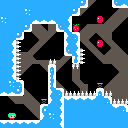

A 2D game scene composited from a Tiled map and its tileset images. What follows is a short description and the map's XML, with every tile layer's data as written:
An orthogonal 16x16 tile map with 8x8 px tiles, 5 tile layers (deco, walls, spikes, specials, ...).

<map version="1.10" tiledversion="1.11.1" orientation="orthogonal" renderorder="right-down" width="16" height="16" tilewidth="8" tileheight="8" infinite="0" nextlayerid="6" nextobjectid="1">
 <tileset firstgid="1" source="tiles.tsx" />
 <layer id="5" name="deco" width="16" height="16">
  <data encoding="csv">
0,0,0,0,0,0,0,0,0,0,46,47,0,0,0,0,
0,0,0,0,0,0,0,0,0,46,47,0,0,0,57,46,
0,0,0,0,0,0,0,0,0,0,0,0,0,57,46,47,
0,0,0,48,46,56,46,47,0,0,57,46,46,46,47,0,
0,0,0,0,48,46,47,0,0,57,46,47,48,46,0,0,
0,0,0,0,57,47,0,0,0,0,48,56,0,48,56,0,
0,0,49,59,47,0,0,0,57,0,0,48,56,57,46,56,
0,0,46,46,58,49,49,59,47,0,0,0,48,46,46,46,
0,0,46,47,0,48,46,47,0,46,0,0,0,0,48,46,
0,0,47,0,0,0,0,0,0,46,0,0,0,0,57,46,
0,0,0,0,0,0,0,56,0,48,58,0,0,57,46,46,
0,0,0,56,0,0,0,46,56,0,46,0,57,46,46,46,
0,48,46,46,56,0,0,0,0,0,46,0,0,0,46,46,
0,0,0,48,46,0,0,0,0,0,0,0,0,0,0,0,
0,0,0,0,48,0,0,0,0,0,0,0,0,0,0,0,
0,0,0,0,0,0,0,0,0,0,0,0,0,0,0,0
</data>
 </layer>
 <layer id="1" name="walls" width="16" height="16">
  <data encoding="csv">
20,20,20,20,20,20,20,20,20,20,30,0,0,0,28,29,
20,20,20,20,20,20,20,20,20,30,0,0,0,0,0,0,
20,20,20,20,29,29,29,20,21,0,0,0,0,0,0,0,
20,20,20,30,0,0,0,28,21,0,0,0,0,0,0,0,
20,20,30,0,0,0,0,0,19,12,0,0,0,0,0,0,
20,21,0,0,0,0,0,0,19,21,0,0,0,0,0,0,
20,21,0,0,0,0,0,0,28,21,0,0,0,0,0,0,
20,21,0,0,0,0,0,0,0,31,0,0,0,0,0,0,
20,21,0,0,0,0,22,0,0,0,0,0,0,0,0,0,
20,21,0,0,0,0,41,0,0,0,0,0,0,0,0,0,
20,32,12,0,0,0,41,0,0,0,0,0,0,0,0,0,
29,29,30,0,0,0,19,12,0,0,0,0,22,0,0,0,
0,0,0,0,0,0,19,21,11,11,11,11,20,12,0,0,
0,0,0,0,0,10,20,21,20,20,20,20,20,20,11,12,
0,1,0,0,0,19,32,21,20,20,20,20,20,20,20,20,
11,11,11,11,11,20,20,21,20,20,20,20,20,20,20,20
</data>
 </layer>
 <layer id="3" name="spikes" width="16" height="16">
  <data encoding="csv">
0,0,0,0,0,0,0,0,0,0,0,0,0,0,0,0,
0,0,0,0,0,0,0,0,0,0,0,0,0,0,0,0,
0,0,0,0,0,0,0,0,0,0,0,0,0,0,0,0,
0,0,0,0,0,0,0,0,0,0,0,0,0,0,0,0,
0,0,0,0,0,0,0,0,0,0,0,0,0,0,0,0,
0,0,33,0,0,0,0,0,0,0,0,0,0,0,0,0,
0,0,33,0,0,0,0,0,0,0,33,0,0,0,0,0,
0,0,33,0,0,0,15,0,0,0,33,0,0,0,0,0,
0,0,33,0,0,0,0,0,0,42,0,0,0,0,0,0,
0,0,33,0,0,0,0,0,0,0,0,0,0,0,0,0,
0,0,0,0,0,0,0,0,0,0,0,0,0,0,0,0,
0,0,0,0,0,0,0,0,15,15,15,15,0,15,0,0,
0,0,0,0,0,0,0,0,0,0,0,0,0,0,15,15,
0,0,0,0,0,0,0,0,0,0,0,0,0,0,0,0,
0,0,0,0,0,0,0,0,0,0,0,0,0,0,0,0,
0,0,0,0,0,0,0,0,0,0,0,0,0,0,0,0
</data>
 </layer>
 <layer id="2" name="specials" width="16" height="16">
  <data encoding="csv">
0,0,0,0,0,0,0,0,0,0,0,0,0,0,0,0,
0,0,0,32,0,0,0,0,0,0,0,0,0,0,0,0,
32,0,0,0,0,0,0,0,0,0,0,0,50,0,0,0,
0,0,0,0,0,0,0,0,0,27,0,0,0,0,0,0,
0,0,0,0,0,0,0,0,0,0,0,0,0,0,0,0,
0,0,0,0,0,0,0,0,0,0,0,0,50,0,0,0,
0,0,0,0,0,0,0,0,0,0,0,0,0,0,0,0,
0,0,0,0,0,0,0,0,0,0,0,0,0,0,0,0,
0,0,0,0,0,0,0,0,0,0,0,0,0,0,0,0,
0,0,0,0,0,0,0,0,0,0,0,0,0,0,0,0,
0,0,0,0,0,0,0,0,0,0,0,0,17,0,0,0,
0,0,0,0,0,0,0,0,0,0,0,0,0,0,0,0,
0,0,0,0,0,17,0,0,0,0,0,0,0,0,0,0,
0,0,0,0,0,0,0,0,0,0,0,0,0,0,0,0,
0,0,0,0,0,0,0,0,0,0,0,0,0,0,0,0,
0,0,0,0,0,0,0,0,0,0,0,0,0,0,0,0
</data>
 </layer>
 <layer id="4" name="secret" width="16" height="16">
  <data encoding="csv">
0,0,0,0,0,0,0,0,0,0,0,75,75,75,75,0,
0,0,0,0,0,0,0,0,0,0,0,0,0,0,0,0,
0,0,0,0,0,0,0,0,0,0,0,0,0,0,0,0,
0,0,0,0,0,0,0,0,0,0,0,0,0,0,0,0,
0,0,0,0,0,0,0,0,0,0,0,0,0,0,0,0,
0,0,0,0,0,0,0,0,0,0,0,0,0,0,0,0,
0,0,0,0,0,0,0,0,0,0,0,0,0,0,0,0,
0,0,0,0,0,0,0,0,0,0,0,0,0,0,0,0,
0,0,0,0,0,0,0,0,0,0,0,0,0,0,0,0,
0,0,0,0,0,0,0,0,0,0,0,0,0,0,0,0,
0,0,0,0,0,0,0,0,0,0,0,0,0,0,0,0,
0,0,0,0,0,0,0,0,0,0,0,0,0,0,0,0,
0,0,0,0,0,0,0,0,0,0,0,0,0,0,0,0,
0,0,0,0,0,0,0,0,0,0,0,0,0,0,0,0,
0,0,0,0,0,0,0,0,0,0,0,0,0,0,0,0,
0,0,0,0,0,0,0,0,0,0,0,0,0,0,0,0
</data>
 </layer>
</map>